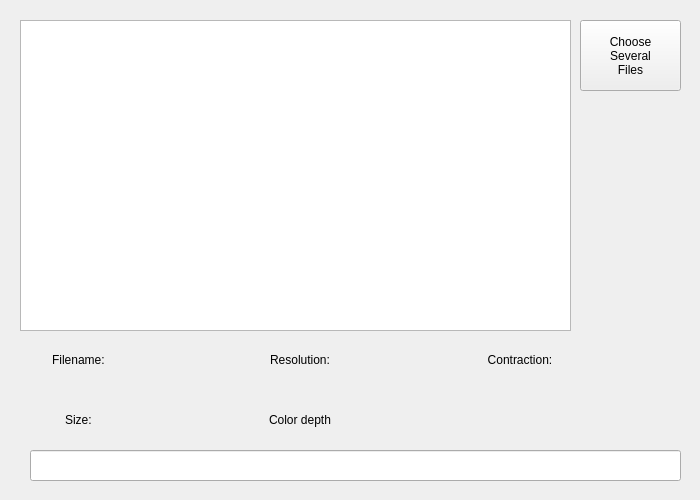
<?xml version="1.0" encoding="UTF-8"?>
<ui version="4.0">
 <class>Widget</class>
 <widget class="QWidget" name="Widget">
  <property name="geometry">
   <rect>
    <x>0</x>
    <y>0</y>
    <width>700</width>
    <height>500</height>
   </rect>
  </property>
  <property name="windowTitle">
   <string>Widget</string>
  </property>
  <widget class="QListView" name="listView">
   <property name="geometry">
    <rect>
     <x>20</x>
     <y>20</y>
     <width>551</width>
     <height>311</height>
    </rect>
   </property>
  </widget>
  <widget class="QLabel" name="Label_1">
   <property name="geometry">
    <rect>
     <x>30</x>
     <y>340</y>
     <width>100</width>
     <height>40</height>
    </rect>
   </property>
   <property name="frameShape">
    <enum>QFrame::NoFrame</enum>
   </property>
   <property name="frameShadow">
    <enum>QFrame::Plain</enum>
   </property>
   <property name="text">
    <string>Filename: </string>
   </property>
   <property name="alignment">
    <set>Qt::AlignCenter</set>
   </property>
  </widget>
  <widget class="QLabel" name="Label_5">
   <property name="geometry">
    <rect>
     <x>30</x>
     <y>400</y>
     <width>100</width>
     <height>40</height>
    </rect>
   </property>
   <property name="frameShape">
    <enum>QFrame::NoFrame</enum>
   </property>
   <property name="frameShadow">
    <enum>QFrame::Plain</enum>
   </property>
   <property name="text">
    <string>Size: </string>
   </property>
   <property name="alignment">
    <set>Qt::AlignCenter</set>
   </property>
  </widget>
  <widget class="QLabel" name="Label_3">
   <property name="geometry">
    <rect>
     <x>250</x>
     <y>340</y>
     <width>100</width>
     <height>40</height>
    </rect>
   </property>
   <property name="frameShape">
    <enum>QFrame::NoFrame</enum>
   </property>
   <property name="frameShadow">
    <enum>QFrame::Plain</enum>
   </property>
   <property name="text">
    <string>Resolution:</string>
   </property>
   <property name="alignment">
    <set>Qt::AlignCenter</set>
   </property>
  </widget>
  <widget class="QLabel" name="Label_4">
   <property name="geometry">
    <rect>
     <x>250</x>
     <y>400</y>
     <width>100</width>
     <height>40</height>
    </rect>
   </property>
   <property name="frameShape">
    <enum>QFrame::NoFrame</enum>
   </property>
   <property name="frameShadow">
    <enum>QFrame::Plain</enum>
   </property>
   <property name="text">
    <string>Color depth</string>
   </property>
   <property name="alignment">
    <set>Qt::AlignCenter</set>
   </property>
  </widget>
  <widget class="QLabel" name="Label_2">
   <property name="geometry">
    <rect>
     <x>470</x>
     <y>340</y>
     <width>100</width>
     <height>40</height>
    </rect>
   </property>
   <property name="frameShape">
    <enum>QFrame::Box</enum>
   </property>
   <property name="frameShadow">
    <enum>QFrame::Plain</enum>
   </property>
   <property name="lineWidth">
    <number>0</number>
   </property>
   <property name="midLineWidth">
    <number>0</number>
   </property>
   <property name="text">
    <string>Contraction:</string>
   </property>
   <property name="alignment">
    <set>Qt::AlignCenter</set>
   </property>
  </widget>
  <widget class="QLabel" name="FileName">
   <property name="geometry">
    <rect>
     <x>130</x>
     <y>350</y>
     <width>120</width>
     <height>20</height>
    </rect>
   </property>
   <property name="text">
    <string/>
   </property>
  </widget>
  <widget class="QLineEdit" name="lineEdit">
   <property name="geometry">
    <rect>
     <x>30</x>
     <y>450</y>
     <width>651</width>
     <height>31</height>
    </rect>
   </property>
   <property name="frame">
    <bool>true</bool>
   </property>
   <property name="readOnly">
    <bool>true</bool>
   </property>
  </widget>
  <widget class="QLabel" name="Contraction">
   <property name="geometry">
    <rect>
     <x>570</x>
     <y>350</y>
     <width>100</width>
     <height>20</height>
    </rect>
   </property>
   <property name="text">
    <string/>
   </property>
  </widget>
  <widget class="QLabel" name="Resolution">
   <property name="geometry">
    <rect>
     <x>350</x>
     <y>350</y>
     <width>120</width>
     <height>20</height>
    </rect>
   </property>
   <property name="text">
    <string/>
   </property>
  </widget>
  <widget class="QLabel" name="Color_depth">
   <property name="geometry">
    <rect>
     <x>350</x>
     <y>410</y>
     <width>100</width>
     <height>20</height>
    </rect>
   </property>
   <property name="text">
    <string/>
   </property>
  </widget>
  <widget class="QLabel" name="Size">
   <property name="geometry">
    <rect>
     <x>130</x>
     <y>410</y>
     <width>120</width>
     <height>20</height>
    </rect>
   </property>
   <property name="text">
    <string/>
   </property>
  </widget>
  <widget class="QPushButton" name="multiChoice">
   <property name="geometry">
    <rect>
     <x>580</x>
     <y>20</y>
     <width>101</width>
     <height>71</height>
    </rect>
   </property>
   <property name="text">
    <string>Choose
Several
Files</string>
   </property>
  </widget>
 </widget>
 <resources/>
 <connections/>
</ui>
